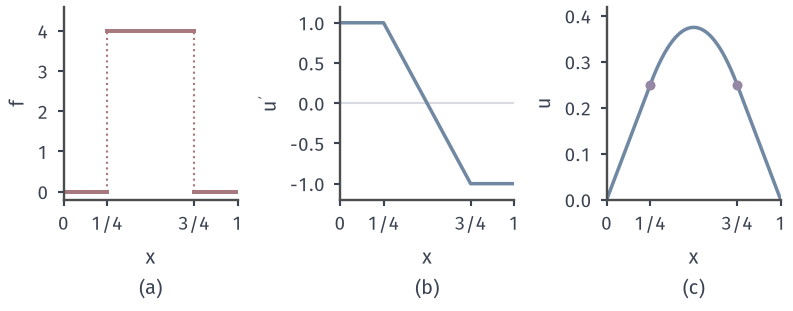

Write the Python code that produced this figure.
from pathlib import Path
import sys
ROOT = next(p for p in Path(__file__).resolve().parents if (p/'build.sh').is_file() and (p/'tex/book.tex').is_file())
sys.path.insert(0, str(ROOT/'figures/06-differential-equations/02-partial-differential-equations/matplotlib/pdeprob-common'))
from pdeprob_common import *
# Target: -u''=f on (0,1), f=4 on (1/4,3/4), u(0)=u(1)=0.
fig, axs = figure(width_mm=112, height_mm=44, ncols=3)
X=np.linspace(0,1,801)
f=lambda x:4.0*((x>.25)&(x<.75))
up=lambda x:np.where(x<.25,1.0,np.where(x>.75,-1.0,-4*(x-.5)))
u=lambda x:np.where(x<.25,x,np.where(x>.75,1-x,.375-2*(x-.5)**2))
ax=axs[0]; ax.plot([0,.25],[0,0],color=RED,lw=1.6); ax.plot([.25,.75],[4,4],color=RED,lw=1.6); ax.plot([.75,1],[0,0],color=RED,lw=1.6)
ax.plot([.25,.25],[0,4],color=RED,lw=.85,ls=':'); ax.plot([.75,.75],[0,4],color=RED,lw=.85,ls=':')
ax.set_ylim(-.2,4.6); ax.set_ylabel('$f$'); sub(ax,'a','$x$')
ax=axs[1]; ax.axhline(0,color=GRID,lw=.85); ax.plot(X,up(X),color=BLUE,lw=1.4); ax.set_ylim(-1.2,1.2); ax.set_ylabel("$u'$"); sub(ax,'b','$x$')
ax=axs[2]; ax.plot(X,u(X),color=BLUE,lw=1.4); ax.plot([.25,.75],[.25,.25],'o',ms=3,color=PURPLE); ax.set_ylim(0,.42); ax.set_ylabel('$u$'); sub(ax,'c','$x$')
for ax in axs: style(ax); ax.set_xlim(0,1); ax.set_xticks([0,.25,.75,1]); ax.set_xticklabels(['0','1/4','3/4','1'])
save(fig, Path(__file__).resolve().parent, 'figure', {'formula':'piecewise solution, u(1/2)=3/8'})
